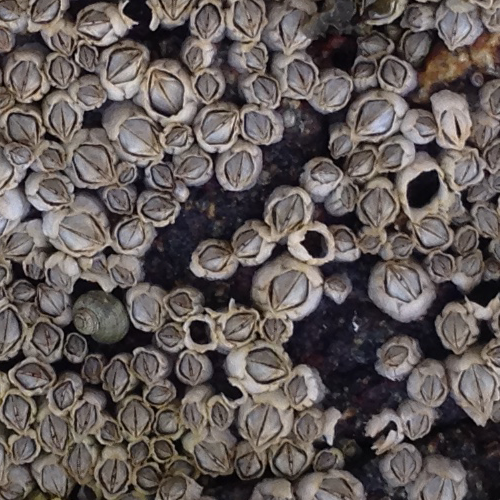
#> input picture opencv-barnacle/imgs/unseen_img2.png, 500 x 500 px, given as the content of the folder data/masks/train, which was not available
$ python extract_patches.py
#> lines starting #> are read from the running program, lines starting #| are printed output that depends on the picture; after the words box and inside, x2 and y2 are one past the last pixel; in counts of white or black regions, pixels touching at a corner belong together; pictures that were not available may be replaced by others from this repository, and a replacement may not be noted
#!/usr/bin/env python3

import os
import cv2
import numpy as np
from glob import glob
import argparse

def extract_patches(data_dir='data', min_area=20, patch_size=64):

    # Create output directories
#> called with data_dir = 'data', min_area = 20, patch_size = 64
    os.makedirs(f'{data_dir}/patches/positives', exist_ok=True)
    os.makedirs(f'{data_dir}/patches/negatives', exist_ok=True)

    # Get all mask files
    mask_paths = glob(f'{data_dir}/masks/train/*.png')

    total_positives = 0
    total_negatives = 0

    for mask_path in mask_paths:
        # Construct corresponding image path
        img_path = mask_path.replace('masks', 'imgs').replace('mask', 'img')

        if not os.path.exists(img_path):
            print(f"Warning: Image {img_path} not found, skipping {mask_path}")
            continue

        print(f"Processing {mask_path}...")

        # Load image and mask
        img = cv2.imread(img_path)
#> img is the input picture: shape (500, 500, 3); mean B, G, R 88.2, 90.2, 98.2
        mask = cv2.imread(mask_path, cv2.IMREAD_GRAYSCALE)
#> mask: shape (500, 500); min 0, max 222, mean 91.9

        if img is None or mask is None:
            print(f"Warning: Could not load {img_path} or {mask_path}")
            continue

        # Binarize mask
        _, bin_mask = cv2.threshold(mask, 127, 255, cv2.THRESH_BINARY)
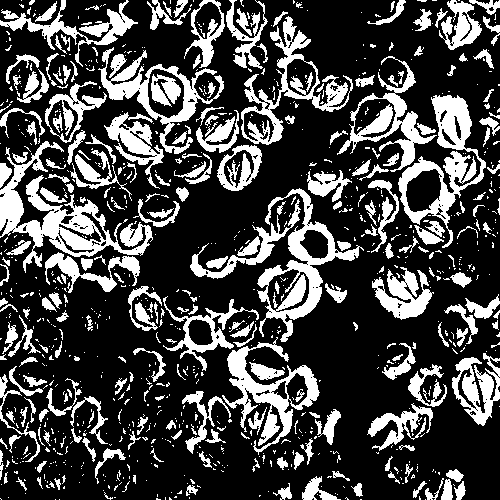
#> bin_mask: shape (500, 500); 27.4% white; 954 white regions (709 under 20 px), largest, box (x1, y1, x2, y2) and area: (0, 141, 153, 273) 5251, (398, 95, 486, 248) 3849, (257, 188, 364, 342) 3735

        # Find connected components
        num_labels, labels, stats, centroids = cv2.connectedComponentsWithStats(bin_mask)
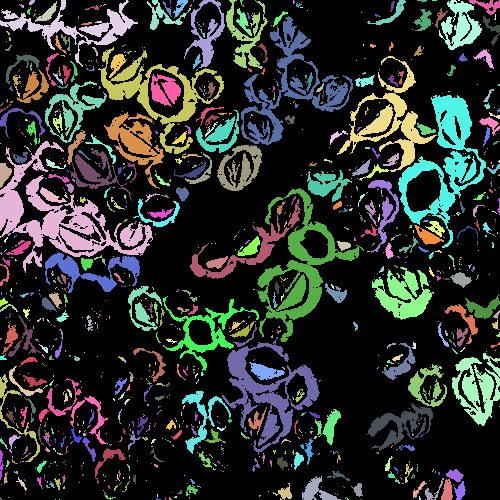
#> labels: shape (500, 500) int32; 955 distinct labels, from 0 to 954; one colour per label, 0 black
#> num_labels = 955; stats = 955 rows, first 6: [0, 0, 500, 500, 181564], [21, 0, 1, 1, 1], [29, 0, 6, 5, 21], [35, 1, 22, 21, 158], [0, 0, 138, 67, 1909], [147, 0, 44, 30, 363]; centroids = 955 pairs, first value 0 to 499, second value 0 to 499

        # Extract positive patches
        positives_count = 0
        for i in range(1, num_labels):  # Skip background
            x, y, w, h, area = stats[i]

            if area < min_area:
                continue  # Skip tiny components

            # Extract patch with some padding
            pad = 5
            y1 = max(0, y - pad)
            y2 = min(img.shape[0], y + h + pad)
            x1 = max(0, x - pad)
            x2 = min(img.shape[1], x + w + pad)

            patch = img[y1:y2, x1:x2]

            if patch.size > 0:
                patch_name = f"{os.path.splitext(os.path.basename(mask_path))[0]}_pos_{i}.png"
                cv2.imwrite(f'{data_dir}/patches/positives/{patch_name}', patch)
                positives_count += 1
#> this loop made 954 passes
#> (x, y, w, h, area, y1, y2, x1) on passes 2, 3, 4, 5, 6, 8, 10, 11, 14, 15, 18, 20: (29, 0, 6, 5, 21, 0, 10, 24), (35, 1, 22, 21, 158, 0, 27, 30), (0, 0, 138, 67, 1909, 0, 72, 0), (147, 0, 44, 30, 363, 0, 35, 142), (163, 1, 9, 16, 39, 0, 22, 158), (173, 0, 15, 18, 112, 0, 23, 168), (184, 0, 41, 68, 805, 0, 73, 179), (226, 0, 42, 69, 904, 0, 74, 221), (390, 1, 5, 11, 27, 0, 17, 385), (367, 0, 39, 25, 209, 0, 30, 362), (439, 0, 43, 50, 1062, 0, 55, 434), (469, 0, 31, 15, 188, 0, 20, 464)
#> (x, y, w, h, area) on pass 130: (207, 82, 9, 16, 65)
#> pass 3, in extract_patches, `patch = img[y1:y2, x1:x2]`:
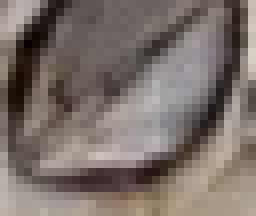
#> patch: shape (27, 32, 3) (shown 8 times larger); mean B, G, R 106.2, 112, 122.8

        total_positives += positives_count

        # Extract negative patches
        negatives_count = 0
        h, w = mask.shape

        # Create a mask for background regions
        background_mask = (bin_mask == 0)

        attempts = 0
        max_attempts = positives_count * 10  # Increase attempts for better coverage

        while negatives_count < positives_count and attempts < max_attempts:
            # Random crop
            x0 = np.random.randint(0, w - patch_size)
            y0 = np.random.randint(0, h - patch_size)

            # Check if this region is mostly background
            region = background_mask[y0:y0+patch_size, x0:x0+patch_size]
            if region.sum() / region.size > 0.5:
                patch = img[y0:y0+patch_size, x0:x0+patch_size]
                patch_name = f"{os.path.splitext(os.path.basename(mask_path))[0]}_neg_{negatives_count}.png"
                cv2.imwrite(f'{data_dir}/patches/negatives/{patch_name}', patch)
                negatives_count += 1

            attempts += 1
#> this loop made 255 passes
#> pass 1, in extract_patches, `region = background_mask[y0:y0+patch_size, x0:x0+patch_size]`:
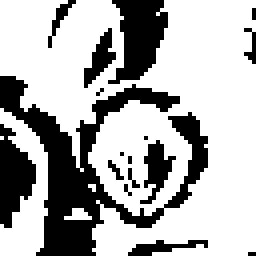
#> region: shape (64, 64) bool (shown 4 times larger); 69.2% white; 17 black regions (10 under 20 px), largest, box (x1, y1, x2, y2) and area: (0, 19, 52, 64) 707, (27, 0, 42, 21) 193, (0, 31, 9, 57) 144
#> pass 1, in extract_patches, `patch = img[y0:y0+patch_size, x0:x0+patch_size]`:
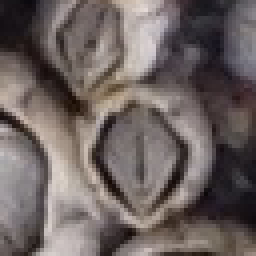
#> patch: shape (64, 64, 3) (shown 4 times larger); mean B, G, R 97, 98.9, 108.7
#> pass 2, in extract_patches, `region = background_mask[y0:y0+patch_size, x0:x0+patch_size]`:
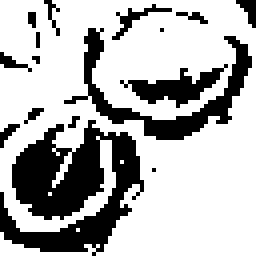
#> region: shape (64, 64) bool (shown 4 times larger); 71.2% white; 16 black regions (12 under 20 px), largest, box (x1, y1, x2, y2) and area: (0, 30, 36, 64) 660, (16, 7, 63, 35) 273, (30, 16, 57, 27) 115, (28, 1, 43, 10) 31
#> pass 2, in extract_patches, `patch = img[y0:y0+patch_size, x0:x0+patch_size]`:
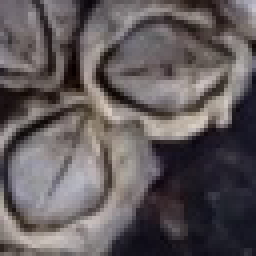
#> patch: shape (64, 64, 3) (shown 4 times larger); mean B, G, R 92.1, 90.5, 97.3

        total_negatives += negatives_count
        print(f"  Extracted {positives_count} positive and {negatives_count} negative patches")
#|   Extracted 245 positive and 245 negative patches

    print(f"\nTotal extracted:")
    print(f"  Positive patches: {total_positives}")
#|   Positive patches: 245
    print(f"  Negative patches: {total_negatives}")
#|   Negative patches: 245
    print(f"  Total patches: {total_positives + total_negatives}")
#|   Total patches: 490

if __name__ == "__main__":
    parser = argparse.ArgumentParser(description='Extract patches from training data')
    parser.add_argument('--data_dir', default='data', help='Data directory')
    parser.add_argument('--min_area', type=int, default=20, help='Minimum area for barnacle detection')
    parser.add_argument('--patch_size', type=int, default=64, help='Size of negative patches')

    args = parser.parse_args()

    extract_patches(args.data_dir, args.min_area, args.patch_size)
